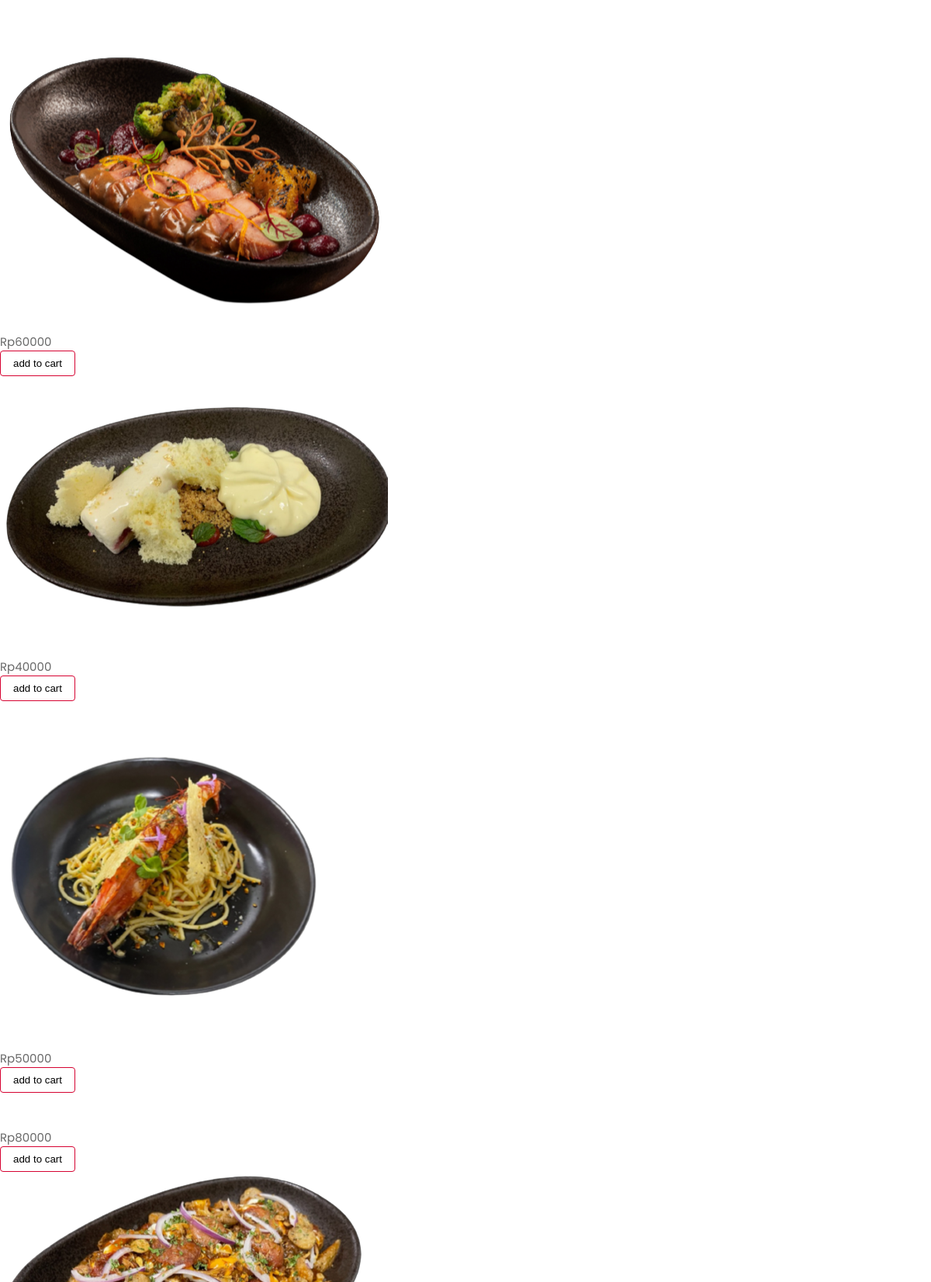
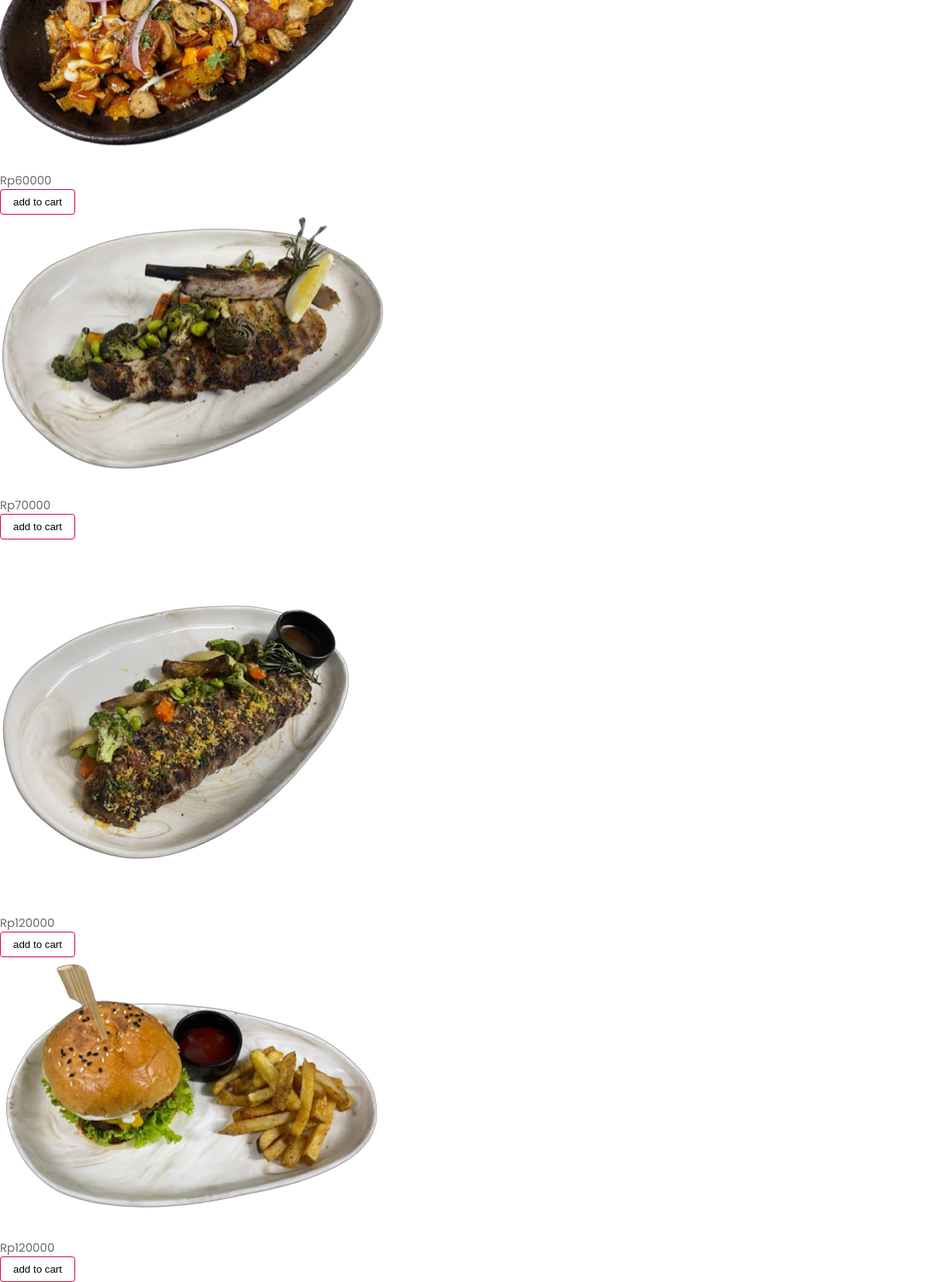
/products.php, run on the app's committed database (2 pictures, top to bottom).
### tables this page shows
CREATE TABLE `products` (
  `id` int(255) NOT NULL,
  `image` varchar(255) NOT NULL,
  `name` varchar(255) NOT NULL,
  `price` varchar(255) NOT NULL,
  `description` varchar(255) NOT NULL,
  `category` int(11) NOT NULL,
  `quantity` int(255) NOT NULL
);

### products.php (the view, shortened to what this page needs)
<?php
@include 'config.php';
?>
<!DOCTYPE html>
<html lang="en">
<head>
   <link rel="stylesheet" href="https://cdnjs.cloudflare.com/ajax/libs/font-awesome/6.0.0/css/all.min.css">
   <link rel="stylesheet" href="css/style.css">
</head>
<body>
<div class="container">
<section class="products">
   <h1 class="heading">latest products</h1>
   <div class="box-container">
      <?php
      $select_products = mysqli_query($conn, "SELECT * FROM `products`");
      if(mysqli_num_rows($select_products) > 0){
         while($fetch_product = mysqli_fetch_assoc($select_products)){
      ?>
      <form action="" method="post">
         <div class="box">
            <img src="img/<?php echo $fetch_product['image']; ?>" alt="">
            <h3><?php echo $fetch_product['name']; ?></h3>
            <div class="price">Rp<?php echo $fetch_product['price']; ?></div>
            <input type="submit" class="btn" value="add to cart" name="add_to_cart">
         </div>
      </form>
      <?php
         };
      };
      ?>
   </div>
</section>
</div>
</body>
</html>

### data on the page
products: image (picture), name "Pan-Seared Smoked Duck Breast", price "60000"
products: image (picture), name "The Lychee Rose", price "40000"
products: image (picture), name "Spaghetti Aglio Olio E Peperoncini With Prawn", price "50000"
products: name "Grilled Yellow Fin Tuna Steak 200 Gr", price "80000"
products: image (picture), name "Ultimate Loaded Fries", price "60000"
products: image (picture), name "US Pork Chop 300 Gr", price "70000"
products: image (picture), name "AUS Stockyard Gold Angus Tomahawk", price "120000"
products: image (picture), name "Phoenix Cheeseburger", price "120000"
